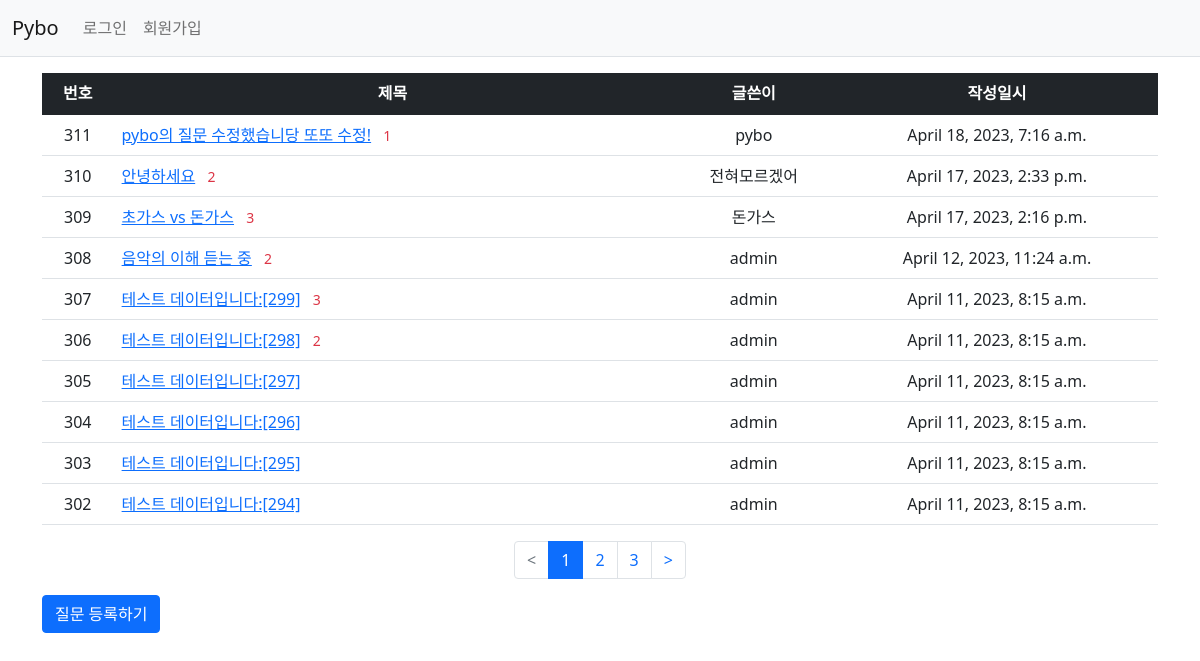
Before: /pybo/ with the older database file.
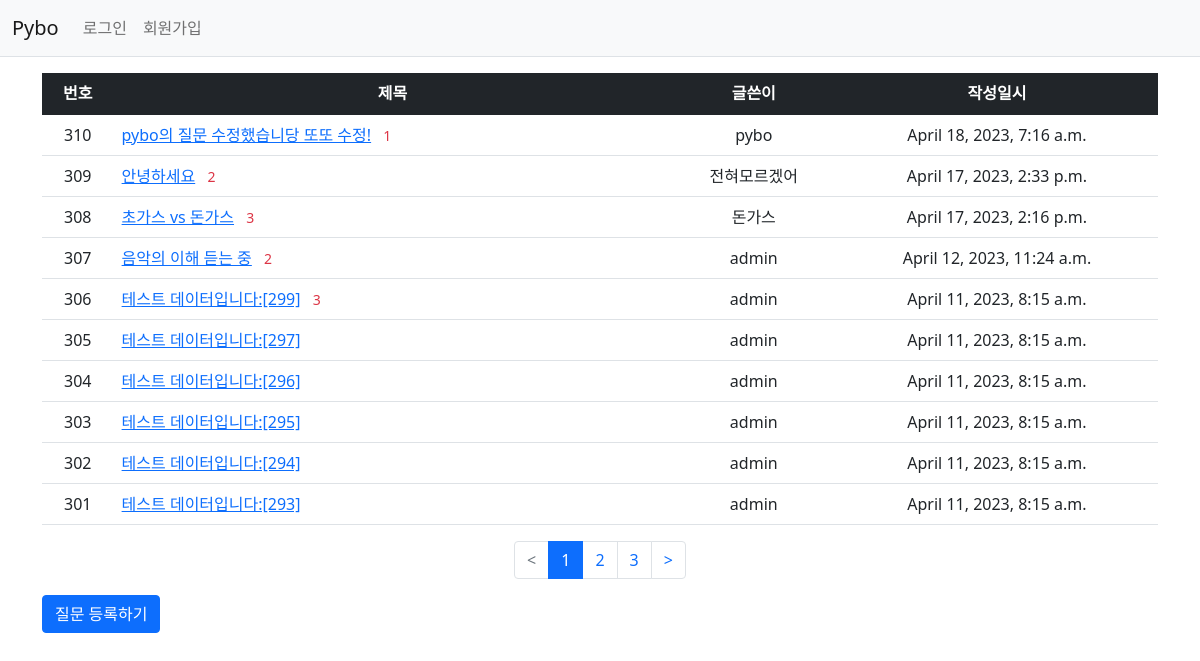
After: the same page with the newer database file.
### pybo/models.py (models this page shows, shortened)
class Question(models.Model):
    author = models.ForeignKey(User, on_delete = models.CASCADE, related_name='author_question')
    subject = models.CharField(max_length = 200)
    content = models.TextField()
    create_date = models.DateTimeField()
    modify_date = models.DateTimeField(null=True, blank=True)
    voter = models.ManyToManyField(User, related_name = 'voter_question') # 추천인 추가

### pybo/views/base_views.py (the view)
# urls.py: path('', base_views.index, name = 'index')
def index(request):
    page = request.GET.get('page', '1')
    question_list = Question.objects.order_by('-create_date')
    paginator = Paginator(question_list, 10)
    page_obj = paginator.get_page(page)
    context = { 'question_list' : page_obj }
    return render(request, 'pybo/question_list.html', context)

### pybo/templatetags/pybo_filter.py (called while the page is built)
@register.filter
def sub(value, arg):
    return value - arg

### templates/pybo/question_list.html
{% extends 'base.html' %}
{% load pybo_filter %}
{% block content %}
<div class="container my-3">
    <table class="table">
        <thead>
        <tr class="text-center table-dark">
            <th>번호</th>
            <th style="width:50%">제목</th>
            <th>글쓴이</th>
            <th>작성일시</th>
        </tr>
        </thead>
        <tbody>
        {% if question_list %}
        {% for question in question_list %}
        <tr class="text-center">
            <td>
                {{ question_list.paginator.count|sub:question_list.start_index|sub:forloop.counter0|add:1 }}
            </td>
            <td class="text-start">
                <a href="{% url 'pybo:detail' question.id %}">{{ question.subject }}</a>
                {% if question.answer_set.count > 0 %}
                <span class="text-danger small mx-2">{{ question.answer_set.count }}</span>
                {% endif %}
            </td>
            <td>{{ question.author.username }}</td>
            <td>{{ question.create_date }}</td>
        </tr>
        {% endfor %}
        {% else %}
        <tr>
            <td colspan="4">질문이 없습니다.</td>
        </tr>
        {% endif %}
        </tbody>
    </table>
    <ul class="pagination justify-content-center">
        {% if question_list.has_previous %}
        <li class="page-item">
            <a class="page-link" href="?page={{ question_list.previous_page_number }}"><</a>
        </li>
        {% else %}
        <li class="page-item disabled">
            <a class="page-link" tabindex="-1" aria-disabled="true" href="#"><</a>
        </li>
        {% endif %}
        {% for page_number in question_list.paginator.page_range %}
        {% if page_number >= question_list.number|add:-2 and page_number <= question_list.number|add:2 %}
        {% if page_number == question_list.number %}
        <li class="page-item active" aria-current="page">
            <a class="page-link" href="?page={{ page_number }}">{{ page_number }}</a>
        </li>
        {% else %}
        <li class="page-item">
            <a class="page-link" href="?page={{ page_number }}">{{ page_number }}</a>
        </li>
        {% endif %}
        {% endif %}
        {% endfor %}
        {% if question_list.has_next %}
        <li class="page-item">
            <a class="page-link" href="?page={{ question_list.next_page_number }}">></a>
        </li>
        {% else %}
        <li class="page-item disabled">
            <a class="page-link" tabindex="-1" aria-disabled="true" href="#">></a>
        </li>
        {% endif %}
    </ul>
    <a href="{% url 'pybo:question_create' %}" class="btn btn-primary">
        질문 등록하기
    </a>
</div>
{% endblock %}

### templates/base.html (shortened to what this page needs)
{% load static %}
<!doctype html>
<html lang="ko">
<head>
  <link rel="stylesheet" type="text/css" href="{% static 'bootstrap.min.css' %}">
  <link rel="stylesheet" type="text/css" href="{% static 'style.css' %}">
</head>
<body>
{% include "navbar.html" %}
{% block content %}
{% endblock %}
</body>
</html>

### templates/navbar.html (shortened to what this page needs)
<nav class="navbar navbar-expand-lg navbar-light bg-light border-bottom">
    <div class="container-fluid">
        <a class="navbar-brand" href="{% url 'pybo:index' %}">Pybo</a>
        <div class="collapse navbar-collapse" id="navbarSupportedContent">
            <ul class="navbar-nav me-auto mb-2 mb-lg-0">
                <li class="nav-item">
                    {% if user.is_authenticated %}
                    <a class="nav-link" href="{% url 'common:logout' %}">{{ user.username }} (로그아웃)</a>
                    {% else %}
                    <a class="nav-link" href="{% url 'common:login' %}">로그인</a>
                    {% endif %}
                </li>
                <li>
                    {% if not user.is_authenticated %}
                    <a class="nav-link" href = "{% url 'common:signup' %}">
                        회원가입
                    </a>
                    {% endif %}
                </li>
            </ul>
        </div>
    </div>
</nav>

Changed rows visible on the page:
removed Question: paginator.count|sub "306", subject "테스트 데이터입니다:[298]", answer_set.count "2", author.username "admin", create_date "April 11, 2023, 8:15 a.m."
changed Question "pybo의 질문 수정했습니당 또또 수정!": paginator.count|sub "311" → "310"
computed for Question "안녕하세요": paginator.count|sub "310" → "309"
computed for Question "초가스 vs 돈가스": paginator.count|sub "309" → "308"
changed Question "음악의 이해 듣는 중": paginator.count|sub "308" → "307"
computed for Question "테스트 데이터입니다:[299]": paginator.count|sub "307" → "306"
now on this page (row unchanged): Question: paginator.count|sub "301", subject "테스트 데이터입니다:[293]", author.username "admin", create_date "April 11, 2023, 8:15 a.m."
